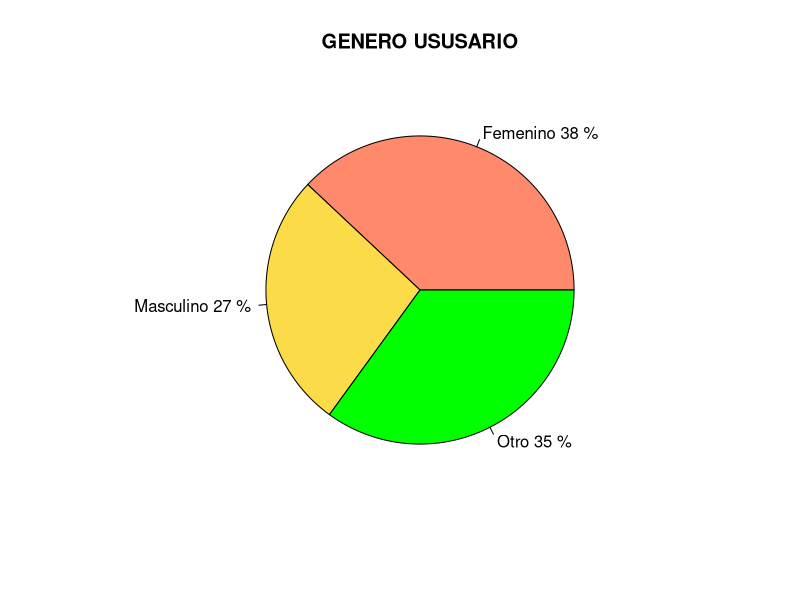

The R source for this figure:
setwd("/Users/inescipullo/Documents2.0/Probabilidad\ y\ Estadistica/TP\ Lab")

data = read.table("usuarios9.csv", header = TRUE, sep = ",")
data2 = read.table("recorridos9.csv", header = TRUE, sep = ",")
attach(data)
attach(data2)

# tabla de frecuencias para GENERO
# es variable cualitativa
# grafico de torta
frec_abs_genero = table(data$genero_usuario) # frecuencia absoluta de la variable 
frec_rel_genero = round(frec_abs_genero / sum(frec_abs_genero), 2)
frec_abs_ac_genero = cumsum(frec_abs_genero)
frec_rel_ac_genero = round(frec_abs_ac_genero / sum(frec_abs_genero), 2)
tabla_genero = cbind(frec_abs_genero,frec_rel_genero,frec_abs_ac_genero,frec_rel_ac_genero)
attributes(tabla_genero)$dimnames[[2]] = c("Frecuencia Absoluta", "Frecuencia Relativa", "Frecuencia Absoluta Acumulada", "Frecuencia Relativa Acumulada")
tabla_genero

#grafico de sectores para GENERO
x = table(data$genero_usuario)
title = "GENERO USUSARIO"
porcentaje = round(x / sum(x) * 100, 2)
options = c("Femenino", "Masculino", "Otro")
labels = paste(options, porcentaje, c("%"), sep = " ")
grafico_genero = pie(x, labels = labels, main = title, col = c("#ff896b","#fbdb48","#00ff00"))



#tabla de frecuencias para EDAD
# garfico HISTOGRAMA
breaks = seq(19,67,3)
edad_intervalos = cut(data$edad_usuario, breaks = breaks, right = FALSE)
frec_abs_edad = table(edad_intervalos) 
frec_rel_edad = round(frec_abs_edad / sum(frec_abs_edad),2)
frec_abs_ac_edad = cumsum(frec_abs_edad)
frec_rel_ac_edad = round(frec_abs_ac_edad / sum(frec_abs_edad),2)
tabla_edad = cbind(frec_abs_edad, frec_rel_edad, frec_abs_ac_edad,frec_rel_ac_edad)
attributes(tabla_edad)$dimnames[[2]] = c("Frecuencia Absoluta", "Frecuencia Relativa", "Frecuencia Absoluta Acumulada", "Frecuencia Relativa Acumulada")
tabla_edad



# tabla de frecuencias para DIA
# grafico de barras
# ver de ponerlo en orden
frec_abs_dia = table(data2$dia) 
frec_rel_dia = round(frec_abs_dia / sum(frec_abs_dia), 2)
frec_abs_ac_dia = cumsum(frec_abs_dia)
frec_rel_ac_dia = round(frec_abs_ac_dia / sum(frec_abs_dia), 2)
tabla_dia = cbind(frec_abs_dia,frec_rel_dia,frec_abs_ac_dia,frec_rel_ac_dia)
attributes(tabla_dia)$dimnames[[2]] = c("Frecuencia Absoluta", "Frecuencia Relativa", "Frecuencia Absoluta Acumulada", "Frecuencia Relativa Acumulada")
tabla_dia



# tabla de frecuencias para DISTANCIA
breaks = seq(min(data2$distancia),max(data2$distancia),100)
distancia_intervalos = cut(data2$distancia, breaks = breaks, rigth = FALSE)
frec_abs_distancia = table(distancia_intervalos) 
frec_rel_distancia = round(frec_abs_distancia / sum(frec_abs_distancia),4)
frec_abs_ac_distancia = cumsum(frec_abs_distancia)
frec_rel_ac_distancia = round(frec_abs_ac_distancia / sum(frec_abs_distancia),4)
tabla_distancia = cbind(frec_abs_distancia, frec_rel_distancia, frec_abs_ac_distancia,frec_rel_ac_distancia)
attributes(tabla_distancia)$dimnames[[2]] = c("Frecuencia Absoluta", "Frecuencia Relativa", "Frecuencia Absoluta Acumulada", "Frecuencia Relativa Acumulada")
tabla_distancia


# tabla de frecuencias para DURACION
breaks = seq(min(data2$duracion),max(data2$duracion),100)
duracion_intervalos = cut(data2$duracion_recorrido, breaks = breaks, rigth = FALSE)
frec_abs_duracion = table(duracion_intervalos) 

#frec_abs_duracion = table(data2$duracion_recorrido)
frec_rel_duracion = round(frec_abs_duracion / sum(frec_abs_duracion),4)
frec_abs_ac_duracion = cumsum(frec_abs_duracion)
frec_rel_ac_duracion = round(frec_abs_ac_duracion / sum(frec_abs_duracion),4)
tabla_duracion = cbind(frec_abs_duracion, frec_rel_duracion, frec_abs_ac_duracion,frec_rel_ac_duracion)
attributes(tabla_duracion)$dimnames[[2]] = c("Frecuencia Absoluta", "Frecuencia Relativa", "Frecuencia Absoluta Acumulada", "Frecuencia Relativa Acumulada")
tabla_duracion        




